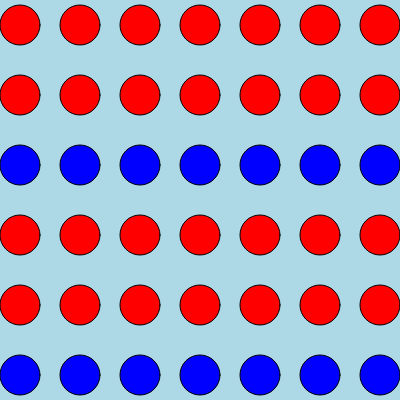
Frame 1 (no input)
Frame 60 (no input): identical to frame 1, image omitted
Frame 120 (the mouse pressed at the canvas centre since frame 60): identical to frame 1, image omitted

The p5.js sketch that drew this single still picture (run headless with seeded random() and noise() and a simulated clock; from frame 60 on, the mouse is pressed at the canvas centre):

// p5.js sketch
// ── sketch.js
function setup() {
  createCanvas(400, 400);
}

function draw() {
  background('lightblue');
  
  for(let y = 10; y < 400; y += 70){
    if (y%6 == 0){
        fill('blue')
      }
    else {
      fill('red')
    }
    for(let x = 10; x < 400; x += 60){
      circle(x+10, y+15, 40);
    }
  }
}
